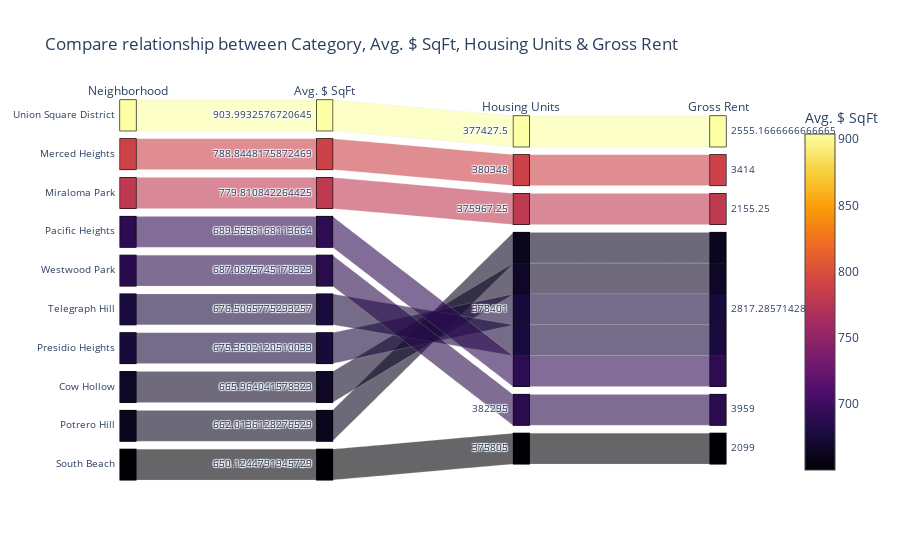

The cell this chart's notebook holds for it:
### Code cell
# Parallel Categories Plot
neighborhood_parallel_cat_plot = px.parallel_categories(
        top_10_neighborhoods,
        dimensions=["neighborhood","sale_price_sqr_foot", "housing_units", "gross_rent"],
        color="sale_price_sqr_foot",
        color_continuous_scale=px.colors.sequential.Inferno,
        labels={
            "neighborhood": "Neighborhood",
            "sale_price_sqr_foot": "Avg. $ SqFt",
            "housing_units": "Housing Units",
            "gross_rent": "Gross Rent"
        },
        title="Compare relationship between Category, Avg. $ SqFt, Housing Units & Gross Rent"
    )
    
neighborhood_parallel_cat_plot

### Figure 1 — Plotly figure (JSON) as saved in the notebook; plotly's stock layout.template omitted (floating-point values rounded to 4 significant figures)
{"data": [{"dimensions": [{"label": "Neighborhood", "values": ["Union Square District", "Merced Heights", "Miraloma Park", "Pacific Heights", "Westwood Park", "Telegraph Hill", "Presidio Heights", "Cow Hollow", "Potrero Hill", "South Beach"]}, {"label": "Avg. $ SqFt", "values": [904.0, 788.8, 779.8, 689.6, 687.1, 676.5, 675.4, 666.0, 662.0, 650.1]}, {"label": "Housing Units", "values": [377400.0, 380348, 376000.0, 378401, 382295, 378401, 378401, 378401, 378401, 375805]}, {"label": "Gross Rent", "values": [2555.0, 3414, 2155.0, 2817.0, 3959, 2817.0, 2817.0, 2817.0, 2817.0, 2099]}], "domain": {"x": [0, 0.98], "y": [0, 1]}, "line": {"color": [904.0, 788.8, 779.8, 689.6, 687.1, 676.5, 675.4, 666.0, 662.0, 650.1], "coloraxis": "coloraxis"}, "name": "", "type": "parcats"}], "layout": {"autosize": true, "coloraxis": {"colorbar": {"title": {"text": "Avg. $ SqFt"}}, "colorscale": [[0, "#000004"], [0.1111, "#1b0c41"], [0.2222, "#4a0c6b"], [0.3333, "#781c6d"], [0.4444, "#a52c60"], [0.5556, "#cf4446"], [0.6667, "#ed6925"], [0.7778, "#fb9b06"], [0.8889, "#f7d13d"], [1, "#fcffa4"]]}, "legend": {"tracegroupgap": 0}, "title": {"text": "Compare relationship between Category, Avg. $ SqFt, Housing Units & Gross Rent"}}}
